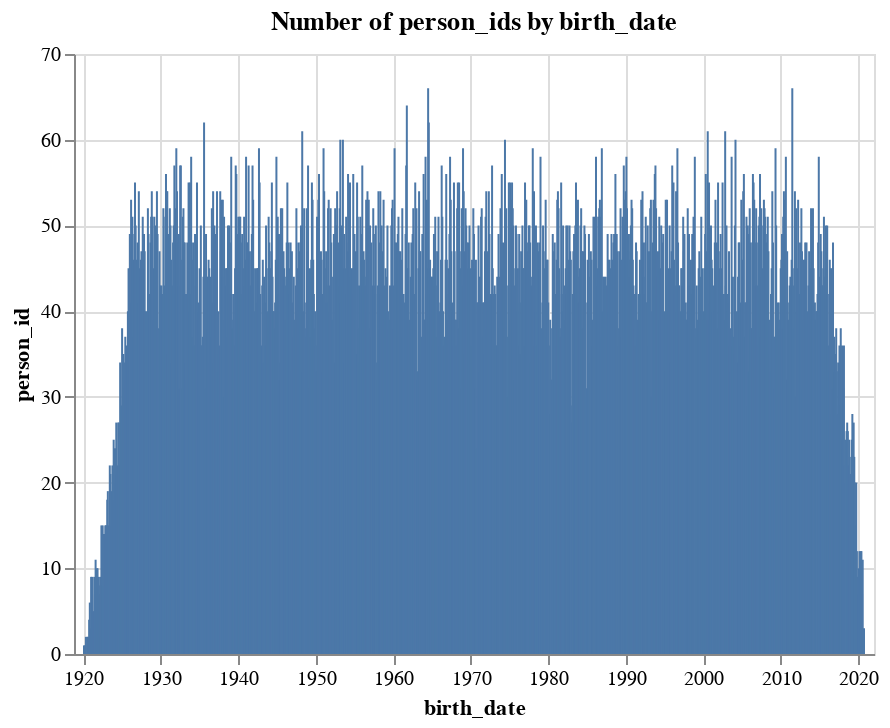

The code cell stored with this chart in its notebook:
### Code cell
#TODO

### Figure 1 — Vega-Lite specification as saved in the notebook (floating-point values rounded to 4 significant figures; data arrays with more than 128 entries replaced by an {"elided": "..."} marker saying what was removed)
{"config": {"view": {"continuousWidth": 400, "continuousHeight": 300}}, "data": {"name": "data-6628d22707794c91d316f6c9d57ed735"}, "mark": {"type": "bar", "size": 1}, "encoding": {"x": {"type": "temporal", "field": "birth_date", "scale": {"padding": 5}}, "y": {"type": "quantitative", "field": "person_id"}}, "title": "Number of person_ids by birth_date", "$schema": "https://vega.github.io/schema/vega-lite/v4.8.1.json", "datasets": {"data-6628d22707794c91d316f6c9d57ed735": {"elided": "1207 records"}}}
